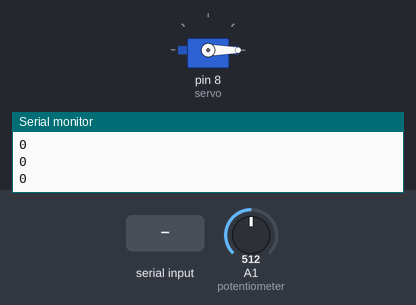
Bench run of a sketch on a simulated Arduino Uno, built with avr-gcc and run on an emulated ATmega328P. Shown: servo, the last lines printed to the serial monitor. The inputs (shaded band) are chosen by the test bench; at power-on: A1 (potentiometer) = 512.

Above: at 1.2 s.
1.3 s: "90,45\n" received over Serial
At 2.1 s:
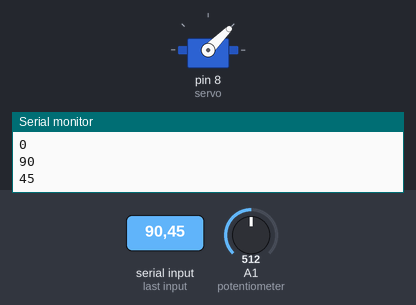
3.8 s: A1 (potentiometer) set to 716
At 5.0 s:
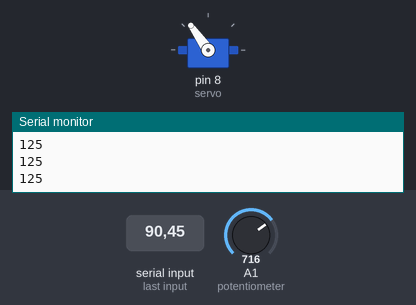
5.3 s: "30,150\n" received over Serial
At 5.9 s:
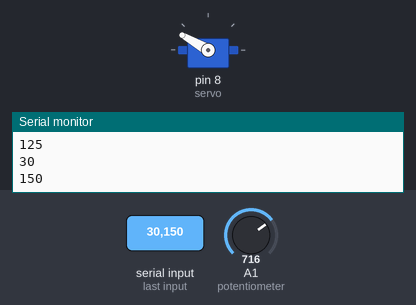
7.8 s: A1 (potentiometer) set to 1023
At 9.0 s:
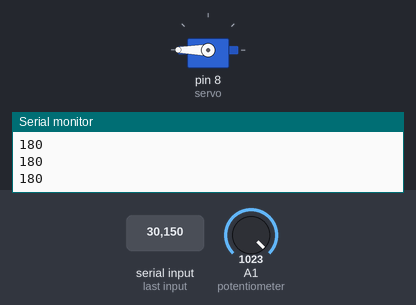
9.3 s: A1 (potentiometer) set to 0
At 10.7 s:
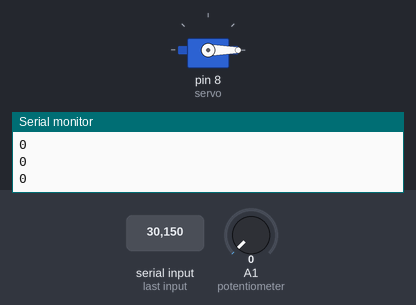
Timing chart, 0 to 11.8 s (numbered marks = the images above; inputs shaded):
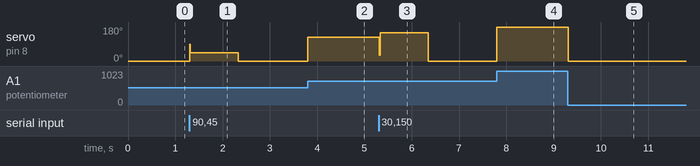

The sketch:

sevo_potentiometer_serialmonitor.ino
```cpp
// this program is used to control servo from potentiometer and serial monitor.
//
#include <Servo.h>

Servo servo;

int angle;
int inangle;// initial angle
int angle1;
void setup() {
  Serial.begin(9600);
  servo.attach(8);// servo pin
  // put your setup code here, to run once:
  angle1=map(analogRead(A1),0,1023,0,180);
}

void loop() {
  inangle=map(analogRead(A1),0,1023,0,180);// read potentiometer value and converts it to degree
  if (abs(angle1-inangle)>3){// if there is any changes it starts to work, 3 degree is taken to avoid noise level
  angle1=analogRead(A1);// read from A1 from potentiometer
  angle1=map(angle1,0,1023,0,180);// change it to angles
  angle=angle1;
  }

if (Serial.available()>0){
    angle=Serial.parseInt();//set serial monitor to noline ending othervise it will recognise \n as 0
}
 servo.write(angle);// rotation
  delay(15);// for working properly
  Serial.println(angle);


  // put your main code here, to run repeatedly:

}
```

Measured:
- after the input at 1.3 s, servo on pin 8 (servo): 0° → 45° at once, → 0° 1.0 s later
- after the input at 3.8 s, servo on pin 8 (servo): 0° → 125° at once
- after the input at 5.3 s, servo on pin 8 (servo): 125° → 150° at once, → 0° 1.0 s later
- after the input at 7.8 s, servo on pin 8 (servo): 0° → 180° at once
- after the input at 9.3 s, servo on pin 8 (servo): 180° → 0° at once
